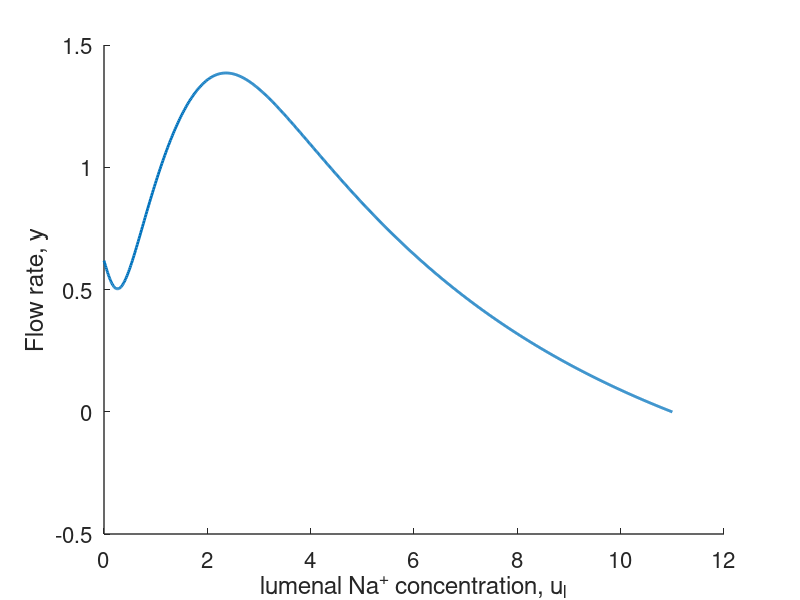

Here is the MATLAB script that generated this plot:
% Fluid absorption as a function of lumenal Na concentration,
% in nondimensional variables.

%Reproducing   figure 18.3 in the gastrointestinal chapter.

clear all
close all
clc

set(0,                           ...
   'defaultaxesfontsize', 20,   ...
   'defaultaxeslinewidth', 1.0, ...
   'defaultlinelinewidth', 1.2, ...
   'defaultpatchlinewidth', 0.7);

beta = 1;

gam = 10;
rho = 1;
u0 = 1;

ui = linspace(0,10,1000);
fi = (ui.^3)./(1+ui.^3) ;
ul = ui + beta*fi;

a = rho;
b = rho + ul;
c = ui - u0 + (1-gam)*beta*fi;
y = (-b + (b.^2 - 4*a*c).^0.5)./(2*a);

plot(ul,y,'LineWidth',2)
xlabel('lumenal Na^+ concentration, u_l')
ylabel('Flow rate, y')
set(gca,'FontSize',16)
box off
